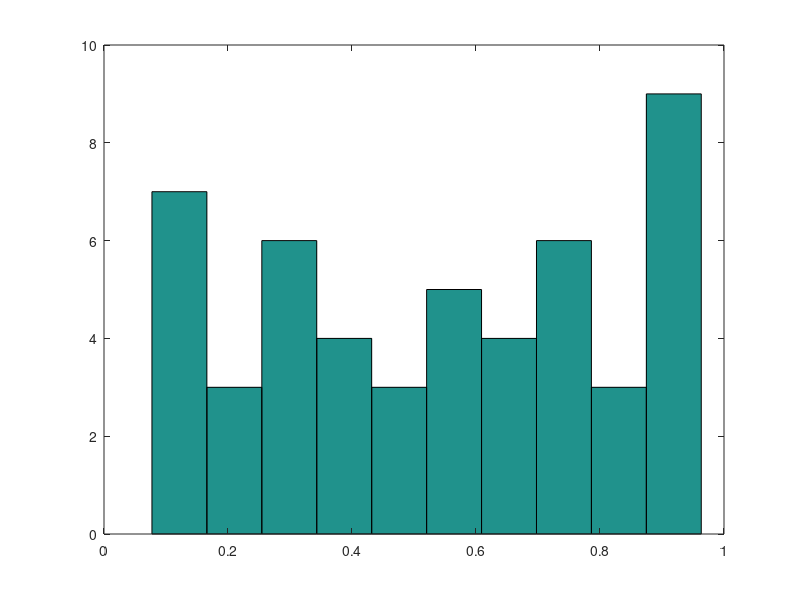
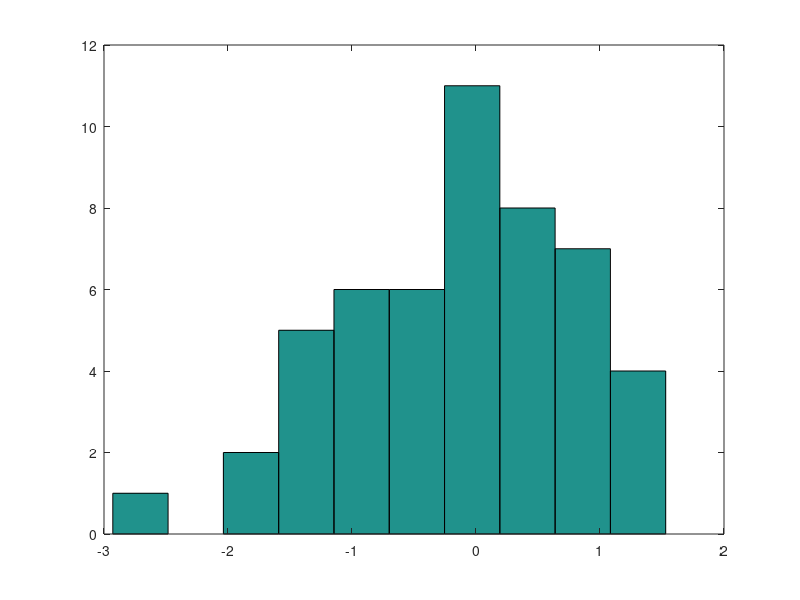

Write the MATLAB code that produced these figures, in order.
% Group Project 2 
% 

rand_data = rand(1,50);
randn_data = randn(1,50);
bu_football_data = []; 
bu_football_years = [];

%% plots (3)
figure
hist(rand_data,10);

figure
hist(randn_data,10);

%% statistics (4)

rand_data_mean = mean(rand_data);
randn_data_mean = mean(randn_data);
bu_football_data = mean(bu_football_data);

rand_data_median = median(rand_data);
randn_data_median = median(randn_data);
bu_football_data_median = median(bu_football_data);

rand_data_std = std(rand_data);
randn_data_std = std(randn_data);
bu_football_data_std = std(bu_football_data);

%% z-scores (5)
